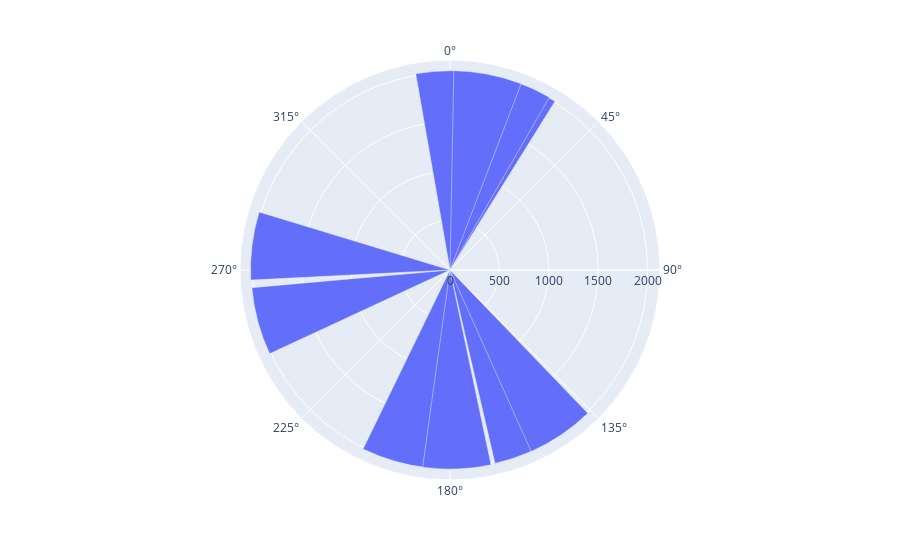

The code cell stored with this chart in its notebook:
### Code cell
px.bar_polar(r=years,theta=sales)

### Figure 1 — Plotly figure (JSON) as saved in the notebook; plotly's stock layout.template omitted (floating-point values rounded to 4 significant figures)
{"data": [{"hovertemplate": "r=%{r}<br>theta=%{theta}<extra></extra>", "legendgroup": "", "marker": {"color": "#636efa", "pattern": {"shape": ""}}, "name": "", "r": [2010, 2011, 2012, 2013, 2014, 2015, 2016, 2017, 2018, 2019], "showlegend": false, "subplot": "polar", "theta": [4477, 2902, 3026, 4215, 3796, 2338, 2880, 4340, 1451, 2797], "type": "barpolar"}], "layout": {"barmode": "relative", "legend": {"tracegroupgap": 0}, "margin": {"t": 60}, "polar": {"angularaxis": {"direction": "clockwise", "rotation": 90}, "domain": {"x": [0, 1], "y": [0, 1]}}}}
